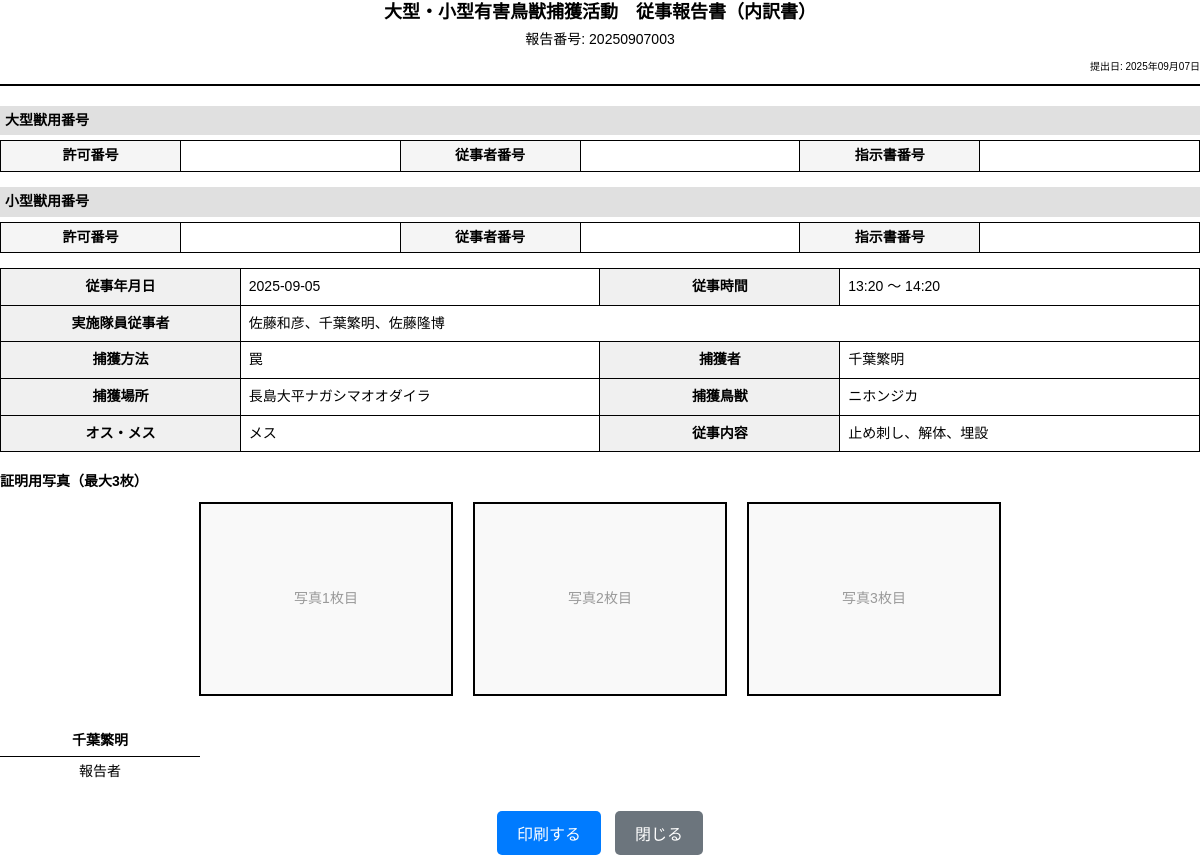
The app's page /report/print/13 (signed in) with its own data.
### app.py (models this page shows)
class Report(Model):
    reportno = CharField(unique=True)  # 報告番号
    user = CharField()  # ユーザー名（またはID）
    date = CharField()
    start_time = CharField()
    end_time = CharField()
    method = CharField()
    hunter = CharField()
    team_members = CharField(null=True)  # 実施隊従事者（カンマ区切りで保存）
    location = CharField()
    animal = CharField()
    sex = CharField()
    tasks = CharField()  # カンマ区切りで保存
    tail_submitted = CharField()  # "yes" or "no"
    email_sent = BooleanField(default=False)  # メール送信済みフラグ
    email_sent_date = CharField(null=True)  # メール送信日時
    email_sent_by = CharField(null=True)  # メール送信者
    photo_upload_date = CharField(null=True)  # 写真アップロード日時
    class Meta:
        database = db

### app.py (the view, shortened to what this page needs)
@app.route("/report/print/<report_id>")
def print_report(report_id):
    if "user_id" not in session:
        return redirect("/login")
    try:
        report = Report.get_by_id(report_id)
        member = Member.get_or_none(Member.name == report.hunter)
        photos = []
        upload_dir = os.path.join(os.path.dirname(__file__), "uploads", report.reportno)
        today = datetime.date.today().strftime("%Y年%m月%d日")
        return render_template("report_print.html", report=report, member=member, photos=photos, today=today)
    except Report.DoesNotExist:
        return "報告が見つかりません", 404
    except Exception as e:
        return f"エラーが発生しました: {str(e)}", 500

### templates/report_print.html (shortened to what this page needs)
<!DOCTYPE html>
<html lang="ja">
<head>
</head>
<body>
    <div class="report-header">
        <div class="report-title">大型・小型有害鳥獣捕獲活動　従事報告書（内訳書）</div>
        <div class="report-subtitle">報告番号: {{ report.reportno }}</div>
        <div class="report-info">提出日: {{ today }}</div>
    </div>
    <div class="license-section">
        <div class="license-title">大型獣用番号</div>
        <table class="license-table">
            <tr>
                <td class="label">許可番号</td>
                <td>{{ member.large_license_permit or '　' }}</td>
                <td class="label">従事者番号</td>
                <td>{{ member.large_license_operator or '　' }}</td>
                <td class="label">指示書番号</td>
                <td>{{ member.large_license_instruction or '　' }}</td>
            </tr>
        </table>
    </div>
    <div class="license-section">
        <div class="license-title">小型獣用番号</div>
        <table class="license-table">
            <tr>
                <td class="label">許可番号</td>
                <td>{{ member.small_license_permit or '　' }}</td>
                <td class="label">従事者番号</td>
                <td>{{ member.small_license_operator or '　' }}</td>
                <td class="label">指示書番号</td>
                <td>{{ member.small_license_instruction or '　' }}</td>
            </tr>
        </table>
    </div>
    <table class="form-table">
        <tr>
            <td class="label">従事年月日</td>
            <td class="value">{{ report.date }}</td>
            <td class="label">従事時間</td>
            <td class="value">{{ report.start_time }} ～ {{ report.end_time }}</td>
        </tr>
        <tr>
            <td class="label">実施隊員従事者</td>
            <td class="value" colspan="3">
                {% if report.team_members %}
                {{ report.team_members.replace(',', '、') }}
                {% endif %}
            </td>
        </tr>
        <tr>
            <td class="label">捕獲方法</td>
            <td class="value">{{ report.method }}</td>
            <td class="label">捕獲者</td>
            <td class="value">{{ report.hunter }}</td>
        </tr>
        <tr>
            <td class="label">捕獲場所</td>
            <td class="value">{{ report.location }}</td>
            <td class="label">捕獲鳥獣</td>
            <td class="value">{{ report.animal }}</td>
        </tr>
        <tr>
            <td class="label">オス・メス</td>
            <td class="value">{{ report.sex }}</td>
            <td class="label">従事内容</td>
            <td class="value">
                {% if report.tasks %}
                {{ report.tasks.replace(',', '、') }}
                {% endif %}
            </td>
        </tr>
    </table>
    <div class="photo-section">
        <div style="font-weight: bold; margin-bottom: 10px;">証明用写真（最大3枚）</div>
        <div class="photo-container">
            {% if photos|length < 3 %} {% for i in range(3 - photos|length) %} <div class="photo-box">
                <div style="color: #999;">写真{{ photos|length + loop.index }}枚目</div>
        </div>
        {% endfor %}
        {% endif %}
    </div>
    </div>
    <div class="signature-section">
        <div class="signature-box">
            <div class="signature-line">{{ report.user }}</div>
            <div>報告者</div>
        </div>
    </div>
    <div class="no-print" style="margin-top: 30px; text-align: center;">
        <button onclick="window.print()" style="padding: 10px 20px; font-size: 16px; background-color: #007bff; color: white; border: none; border-radius: 5px; cursor: pointer;">
            印刷する
        </button>
        <button onclick="window.close()" style="padding: 10px 20px; font-size: 16px; background-color: #6c757d; color: white; border: none; border-radius: 5px; cursor: pointer; margin-left: 10px;">
            閉じる
        </button>
    </div>
</body>
</html>

### templates/report_print.html (style rules this page uses)
body { font-family: "Meiryo UI", "メイリオ", sans-serif; font-size: 14px; line-height: 1.4; margin: 0; padding: 0; }
.report-header { text-align: center; margin-bottom: 20px; border-bottom: 2px solid #000; padding-bottom: 10px; }
.report-title { font-size: 18px; font-weight: bold; margin-bottom: 5px; }
.report-subtitle { font-size: 14px; margin-bottom: 10px; }
.report-info { font-size: 10px; text-align: right; }
.form-table { width: 100%; border-collapse: collapse; margin-bottom: 20px; }
.form-table td { border: 1px solid #000; padding: 8px; vertical-align: top; }
.form-table .label { background-color: #f0f0f0; font-weight: bold; width: 20%; text-align: center; }
.form-table .value { width: 30%; min-height: 30px; }
.license-section { margin-bottom: 15px; }
.license-title { font-weight: bold; background-color: #e0e0e0; padding: 5px; margin-bottom: 5px; }
.license-table { width: 100%; border-collapse: collapse; }
.license-table td { border: 1px solid #000; padding: 5px; text-align: center; }
.license-table .label { background-color: #f5f5f5; font-weight: bold; width: 15%; }
.photo-section { margin-top: 20px; }
.photo-container { display: flex; gap: 20px; margin-top: 10px; flex-wrap: wrap; justify-content: center; }
.photo-box { width: 250px; height: 190px; border: 2px solid #000; display: flex; align-items: center; justify-content: center; background-color: #f9f9f9; position: relative; }
.signature-section { margin-top: 30px; display: flex; justify-content: space-between; }
.signature-box { width: 200px; text-align: center; }
.signature-line { border-bottom: 1px solid #000; height: 30px; margin-bottom: 5px; display: flex; align-items: center; justify-content: center; font-weight: bold; }

### records on screen
Report: reportno "20250907003", date "2025-09-05", start_time "13:20", end_time "14:20", team_members.replace "佐藤和彦、千葉繁明、佐藤隆博", method "罠", hunter "千葉繁明", location "長島大平ナガシマオオダイラ", animal "ニホンジカ", sex "メス", tasks.replace "止め刺し、解体、埋設", user "千葉繁明"

### other values on screen
{{ photos|length + loop.index }} "1" "2" "3"
